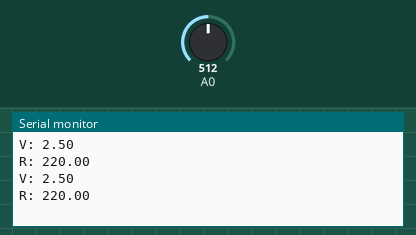
Simulated run of this sketch. Board: Arduino Uno, built with avr-gcc and run on an emulated ATmega328P. Parts: the last lines printed to the serial monitor. The test bench sets the inputs (shaded band); at power-on: A0 = 512.

Above: at 3.8 s.
3.9 s: A0 set to 0
At 7.0 s:
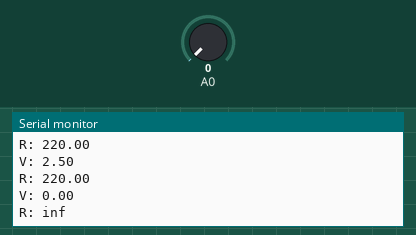
10.5 s: A0 set to 122
At 12.8 s:
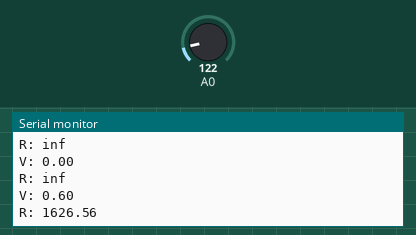
Timing chart, 0 to 14.3 s (numbered marks = the images above; inputs shaded):
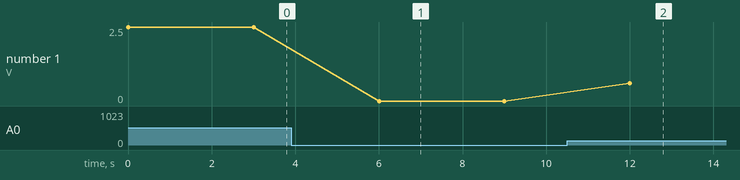

Measured:
- after the input at 3.9 s, the serial monitor: prints a new line after 2.1 s (image 1)
- after the input at 10.5 s, the serial monitor: prints a new line after 1.5 s (image 2)
- plotted number 1: 2.5 → 0 after the input at 3.9 s, 0 → 0.6 after the input at 10.5 s

The sketch:

ohm.ino
```cpp
int analog_in = 0;
int V_in = 5;
float V_out = 0;
float R_known = 220;
float R = 0;
float temp = 0;

void setup() {
  Serial.begin(9600);
}

void loop() {
  analog_in = analogRead(A0);
  temp = analog_in*V_in;
  V_out = (temp)/1024.0;
  R = R_known*((V_in/V_out)-1);
  Serial.print("V: ");
  Serial.println(V_out);
  Serial.print("R: ");
  Serial.println(R);
  delay(3000);
}

//plavi otpornik = 221.73 ohm, 2.49 V, 0.45%
//smedi otpornik = 554.16 ohm, 1.42 V, 0.73%
//zelena dioda = 163.13 ohm, 2.87 V
//zuta dioda = 152.98 ohm, 2.95 V
//crvena dioda = 154.22 ohm, 2.94 V
```
